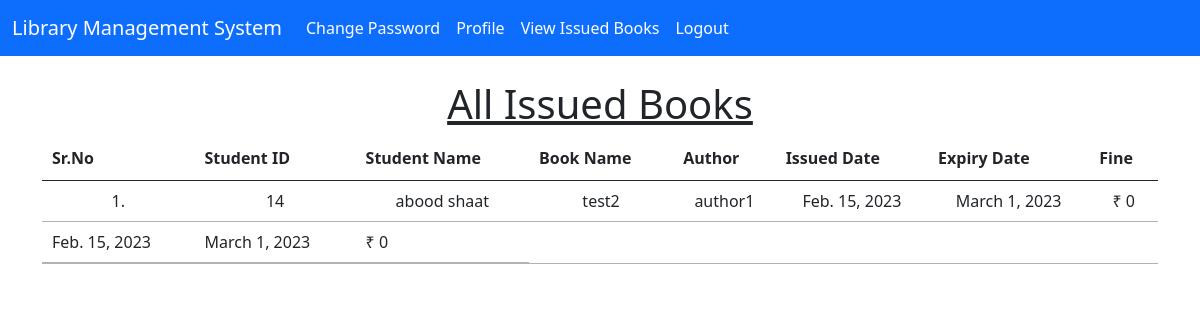
The app's page /student_issued_books/ (signed in) with its own data.
### library/models.py (models this page shows, shortened)
class Book(models.Model):
    name = models.CharField(max_length=200)
    author = models.CharField(max_length=200)
    isbn = models.PositiveIntegerField()
    category = models.CharField(max_length=50)

class IssuedBook(models.Model):
    student_id = models.CharField(max_length=100, blank=True)
    isbn = models.CharField(max_length=13)
    issued_date = models.DateField(auto_now=True)
    expiry_date = models.DateField(default=expiry)

### library/views.py (the view)
# urls.py: path("student_issued_books/", views.student_issued_books, name="student_issued_books"),
@login_required(login_url = '/student_login')
def student_issued_books(request):
    student = Student.objects.filter(user_id=request.user.id)
    issuedBooks = IssuedBook.objects.filter(student_id=student[0].user_id)
    li1 = []
    li2 = []
    for i in issuedBooks:
        books = Book.objects.filter(isbn=i.isbn)
        for book in books:
            t=(request.user.id, request.user.get_full_name, book.name,book.author)
            li1.append(t)
        days=(date.today()-i.issued_date)
        d=days.days
        fine=0
        if d>15:
            day=d-14
            fine=day*5
        t=(issuedBooks[0].issued_date, issuedBooks[0].expiry_date, fine)
        li2.append(t)
    context={'li1':li1, 'li2':li2}
    return render(request,'student_issued_books.html',context)

### library/templates/student_issued_books.html (shortened to what this page needs)
{% extends 'student_navbar.html' %}
{% load static %}
{% block body %}
<div class="container mt-4">
    <h1 class="text-center"><u>All Issued Books</u></h1>
    <table class="table table-hover" id="example">
        <thead>
            <tr class="text-center">
                <th>Sr.No</th>
                <th>Student ID</th>
                <th>Student Name</th>
                <th>Book Name</th>
                <th>Author</th>
                <th>Issued Date</th>
                <th>Expiry Date</th>
                <th>Fine</th>
            </tr>
        </thead>
        <tbody>
            {% for i in li1 %}
            <tr class="text-center">
                <td>{{forloop.counter}}.</td>
                <td>{{i.0}}</td>
                <td>{{i.1}}</td>
                <td>{{i.2}}</td>
                <td>{{i.3}}</td>
                {% endfor %}
                {% for i in li2 %}
                <td>{{i.0}}</td>
                <td>{{i.1}}</td>
                <td>₹ {{i.2}}</td>
            </tr>
            {% endfor %}
        </tbody>
    </table>
    </div>
{% endblock %}

### records on screen
Book: name "test2", author "author1"
IssuedBook: issued_date "Feb. 15, 2023" "Feb. 15, 2023", expiry_date "March 1, 2023" "March 1, 2023"

### other values on screen
{{ i.0 }} "14"
{{ i.1 }} "abood shaat"
{{ i.2 }} "0" "0"
